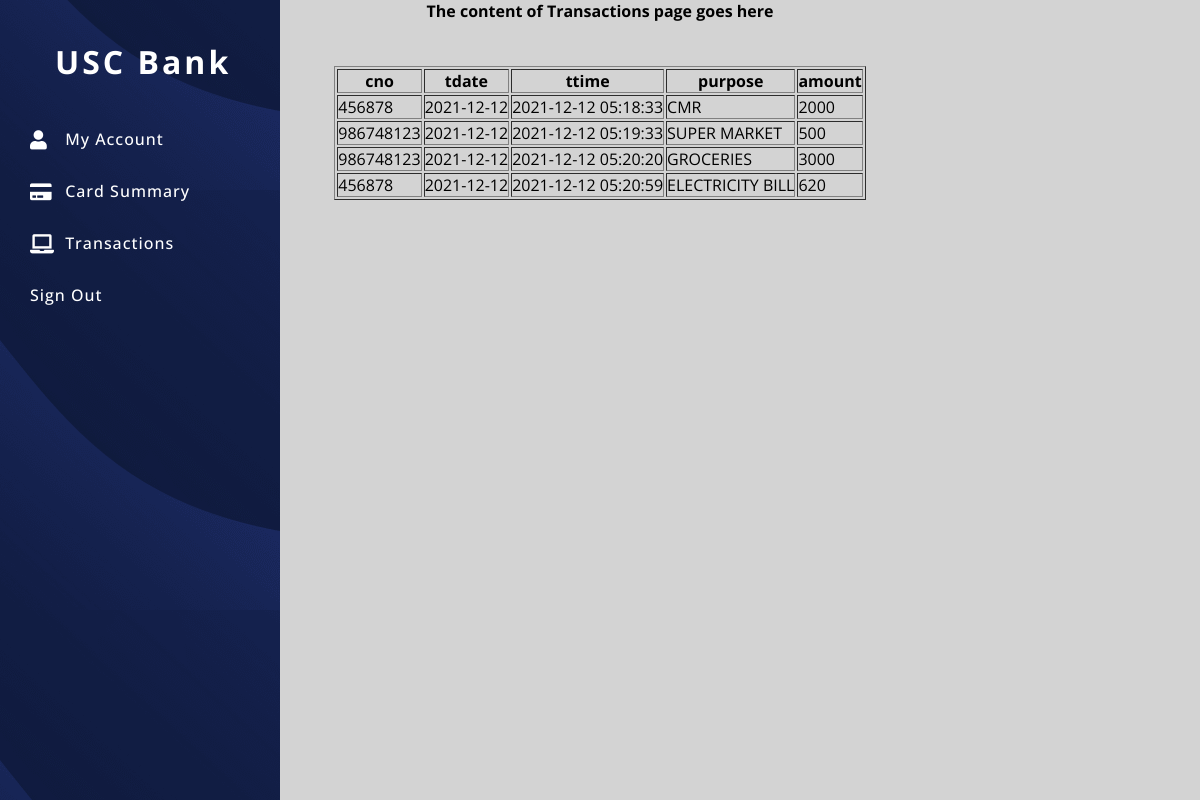
/home/transaction.php, run on the app's committed database.
### tables this page shows
CREATE TABLE `transactions` (
  `cno` int(11) NOT NULL,
  `tdate` date NOT NULL,
  `ttime` timestamp NOT NULL DEFAULT current_timestamp() ON UPDATE current_timestamp(),
  `purpose` varchar(255) NOT NULL,
  `amount` int(11) NOT NULL
);

### home/transaction.php (the view, shortened to what this page needs)
<!DOCTYPE html>
<html lang="en" dir="ltr">
  <head>
    <link rel="stylesheet" href="style_transaction.css">
    <link rel="stylesheet" href="https://cdnjs.cloudflare.com/ajax/libs/font-awesome/5.15.2/css/all.min.css"/>
  </head>
  <body>
    <div class="SideMenu">
      <h1>USC Bank</h1>
      <nav>
        <a href="account.php" class="active"> <i class="fa fa-user"></i>  My Account</a>
        <a href="card.php"> <i class="fa fa-credit-card"></i>   Card Summary</a>
        <a href="transaction.php"> <i class="fa fa-laptop"></i>   Transactions</a>
        <a href="../login/login.php" class="links"> Sign Out</a>
      </nav>
    </div>
    <div>
      <h4 style="text-align:center;" >The content of Transactions page goes here</h4><br>
      <div style="text-align:center" id="cards"><br>
              <center>
              <?php
              $con=mysqli_connect('localhost','root','','test');
                  $res = mysqli_query($con,"select * from transactions");
                  echo "<div class=\"col-md-6 offset-md-3 c table-responsive\"><table class=\"table table-striped table-dark \" border=\"1\"><thead class=\"\"><tr><th>cno</th><th>tdate</th><th>ttime</th><th>purpose</th><th>amount</th></tr></thead>";
                  while ($row=mysqli_fetch_array($res))
                  {
                    echo "<tbody><tr><td>$row[0]</td><td>$row[1]</td><td>$row[2]</td><td>$row[3]</td><td>$row[4]</td></tr></tbody>";
                  }
                  echo "</table></div>";
              ?>
              </center>
            </div>
    </div>
  </body>
</html>

### home/style_global.css (style rules this page uses)
* { margin: 0; padding: 0; box-sizing: border-box; font-family: 'Open Sans', sans-serif; }
body { background-color: lightgray; }
.SideMenu { background-image: url(/home/background.png); background-position: center; width: 280px; position: fixed; top: 0; bottom: 0; }
nav { padding-top: 30px; }
a { display: block; color: white; text-decoration: none; padding: 15px 30px; font-weight: 500; transition: all 0.3s ease-in-out; letter-spacing: 1px; }
.fa { color:white; font-size: 1.2rem; font-weight: 300; display: inline-block; width: 30px; position: relative; top: 2px; }
h1 { color: white; padding-top: 40px; padding-left: 55px; letter-spacing: 3px; }

### data on the page
transactions: cno "456878", tdate "2021-12-12", ttime "2021-12-12 05:18:33", purpose "CMR", amount "2000"
transactions: cno "986748123", tdate "2021-12-12", ttime "2021-12-12 05:19:33", purpose "SUPER MARKET", amount "500"
transactions: cno "986748123", tdate "2021-12-12", ttime "2021-12-12 05:20:20", purpose "GROCERIES", amount "3000"
transactions: cno "456878", tdate "2021-12-12", ttime "2021-12-12 05:20:59", purpose "ELECTRICITY BILL", amount "620"
